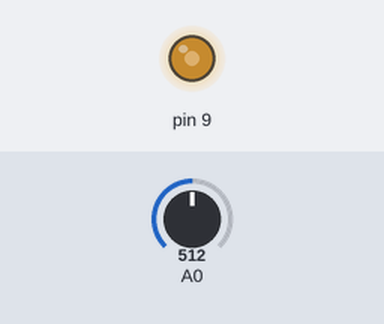
A sketch run on a simulated Arduino Uno, built with avr-gcc and run on an emulated ATmega328P. Parts: output pins drawn as LEDs (lit = HIGH). The inputs (shaded band) are chosen by the test bench; at power-on: A0 = 512.

Above: at 1.2 s.
1.3 s: A0 set to 716
At 2.1 s:
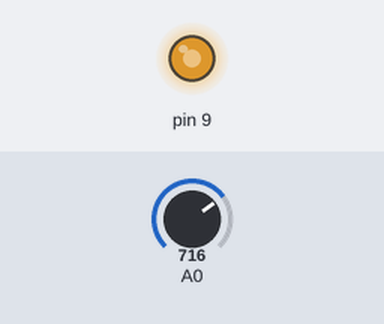
2.8 s: A0 set to 900
At 3.3 s:
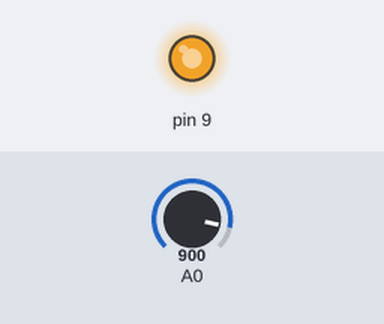
4.3 s: A0 set to 122
At 5.5 s:
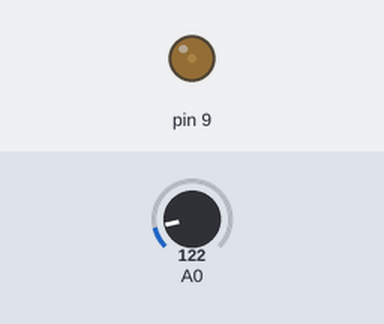
5.8 s: A0 set to 0
At 6.5 s:
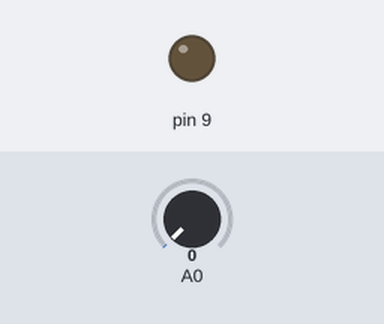
Timing chart, 0 to 8.3 s (numbered marks = the images above; inputs shaded):
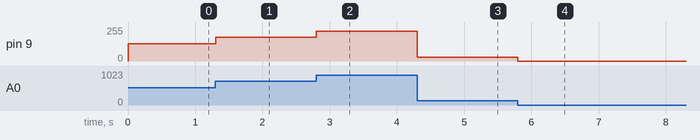

The sketch:

sketch_nov13a.ino
```cpp
void setup()
{
  pinMode(9, OUTPUT);
  pinMode(14,INPUT);
  TCCR1A |= (1 << WGM10)|(1 << WGM11);  //Set Timer1 to "10-bit fast PWM" mode
  TCCR1B |= (1 << WGM12);               //Set Timer1 to "10-bit fast PWM" mode
}

void loop()
{
  short bright (analogRead (0));
  analogWrite (9, bright);
  delay(5);
}
```

Measured:
- after the input at 1.3 s, pin 9: 128/255 → 178/255 at once
- after the input at 2.8 s, pin 9: 178/255 → 224/255 at once
- after the input at 4.3 s, pin 9: 224/255 → 30/255 at once
- after the input at 5.8 s, pin 9: 30/255 → 0/255 at once
